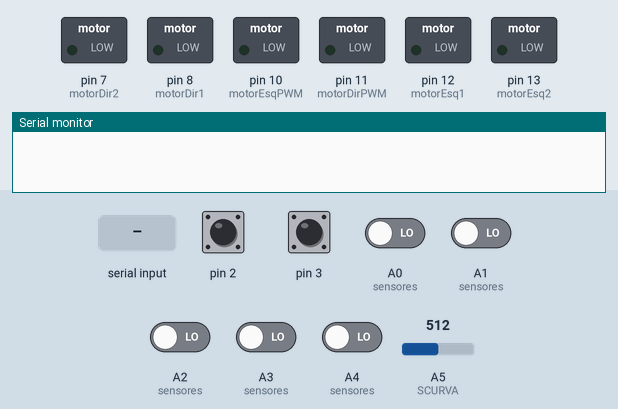
Recording of a sketch running on a simulated Arduino Uno, built with avr-gcc and run on an emulated ATmega328P. Parts: switched loads named in the sketch (green lamp = pin HIGH), the last lines printed to the serial monitor. The test bench sets the inputs (shaded band); at power-on: pin 2, pin 3 HIGH, A0 (sensores), A1 (sensores), A2 (sensores), A3 (sensores), A4 (sensores) LOW, A5 (SCURVA) = 512.

Above: at 1.5 s.
1.6 s: "start\n" received over the second serial link
At 3.0 s:
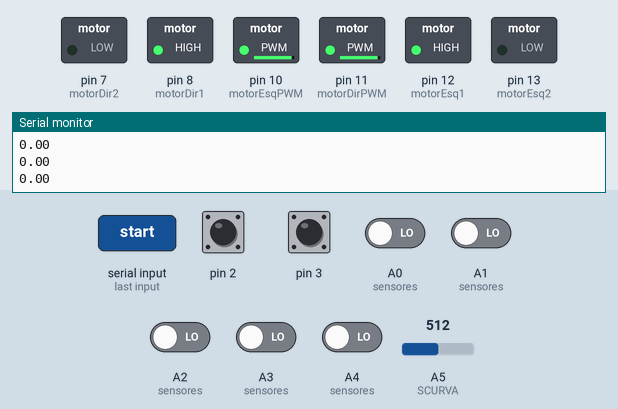
4.1 s: "stop\n" received over the second serial link
At 6.2 s:
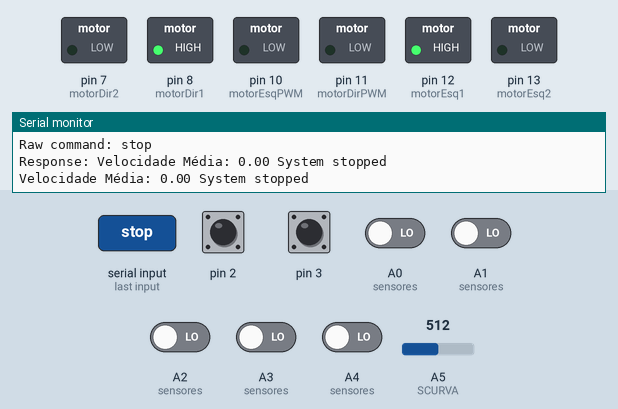
Timing chart, 0 to 7.7 s (numbered marks = the images above; inputs shaded):
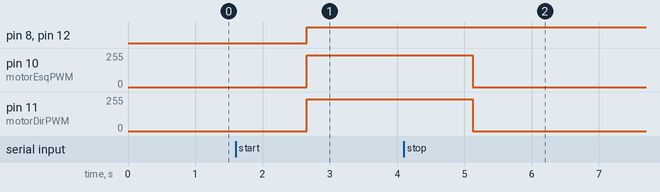

The sketch:

Servinho.ino
```cpp
// Inclusão das bibliotecas
//#include <MPU6050_tockn.h> // Giroscópio e Acelerômetro
//#include <Wire.h> // Necessária para o Giroscópio e Acelerômetro
#include <SoftwareSerial.h> // Para o módulo Bluetooth

#include "encoder.h"

// Declaração de objetos
//MPU6050 mpu6050(Wire);
SoftwareSerial BT(6, 9);

// Definição dos pinos dos motores
#define motorEsq1 12
#define motorEsq2 13
#define motorEsqPWM 10
#define motorDir1 8
#define motorDir2 7
#define motorDirPWM 11

// Definição dos pinos dos sensores
#define S1 A0
#define S2 A1
#define S3 A2
#define S4 A3
#define S5 A4
#define SCURVA A5

#define ADC_MAX 1023
#define THRESHOLD 50

// Variáveis para sensores e PID
#define SENSOR_COUNT (sizeof(sensores)/sizeof(*sensores))

int   sensores[]           = { S1, S2, S3, S4, S5}; // Vetor para sensores
float sensor_para_angulo[] = {-25, -13, 0, 13, 25};
bool  sensor_dig[SENSOR_COUNT] /*inicializado no loop*/;
bool  running = false;
int vel_base = 240;

bool last_signal = HIGH;
int  curve_number = 0;
const int stop_count = 22;
const unsigned long debounce_delay = 50;
unsigned long last_debounce_time   = 0;
bool show_vel = 0;
unsigned long tempo_antes = 0;
float soma_vel = 0;
float contM = 0;
float vel_media = 0;
float velM = 0;

// Programas principais
void setup() {
    Serial.begin(9600);
    BT.begin(9600);
    BT.println("Espere alguns segundos...");
    //Wire.begin();
    setup_encoder();

    for (int i = 0; i < 5; i++) {
        pinMode(sensores[i], INPUT);
    }
    pinMode(SCURVA, INPUT);

    pinMode(motorEsq1, OUTPUT);
    pinMode(motorEsq2, OUTPUT);
    pinMode(motorDir1, OUTPUT);
    pinMode(motorDir2, OUTPUT);
    pinMode(motorDirPWM, OUTPUT);
    pinMode(motorEsqPWM, OUTPUT);

    BT.println("### MENU ###");
    BT.println("'kp, ki ou kd' para mostrar valores atuais do PID");
    BT.println("'kp, Ki ou kd' seguido de um valor x altera valores.");
    BT.println(" 'start' para acionar os motores.");
    BT.println(" 'stop' para parar os motores.");
    BT.println(" 'line.read' indica quais sensores estão ativos naquele momento.");
    BT.println("SEGUIDOR PRONTO!");
}

bool debounce_count(bool novo, bool velho, unsigned long delay = debounce_delay) {
    if ((millis() - last_debounce_time) >= delay) return novo;
    else                                          return velho;
}
bool parar() { // fazer: dividir em duas funções: passou_por_marcador() e parar()
    int16_t analog = analogRead(SCURVA);
    bool    signal = debounce_count(analog > THRESHOLD, last_signal);  // no pino analógico: valores menores -> mais claro

    if (signal != last_signal) last_debounce_time = millis();

    if (last_signal && !signal) curve_number++;
    last_signal = signal;

    if (curve_number >= stop_count) return true;
    else                            return false;
}

void loop() {
    if (parar()) {
        BT.println("Parado");
        //mover(240,220);
        delay(400);
        stop();
    } else {
        //BT.println(curve_number);
    }

    unsigned long dt = (millis() - tempo_antes);
    if ((dt >= 100) && (show_vel)) {
        float left, right;
        get_wheel_speeds(dt, &left, &right);
        velM = ((left + right)/2 );
        soma_vel += velM;
        contM ++;
        BT.print("Vel: ");
        BT.print(velM);
        BT.println(" m/s");
        Serial.println((velM));

        tempo_antes = millis();
    }

    if (running) mover_motores();

    if (BT.available() > 0){
        String CMD = BT.readString(); // Read the command
        Serial.println("command: " + CMD);
        BT.println("command: " + CMD);
        String resposta = terminal(CMD.c_str());
        Serial.println(resposta);
        BT.println(resposta);
    }

}


// Leitura do Angulo e dos sensores ativos
float read_angle() {
    int qtd_sens_ativos = 0, soma = 0;
    for (size_t i = 0; i<SENSOR_COUNT; i++) {
        sensor_dig[i] = digitalRead(sensores[i]);
        if (sensor_dig[i]) {
            soma += sensor_para_angulo[i];
            qtd_sens_ativos++;
        }
    }

    return (float)soma/(float)(qtd_sens_ativos ? qtd_sens_ativos : 1);
}

// Controlador PID
class control_pid {
  public:
    double kp = 0;
    double ki = 0;
    double kd = 0;
    uint32_t last_ms = 0;
    float last_erro = 0;
    float P = 0;
    float I = 0;
    float D = 0;
    float I_MAX = 1000;

  public:
    void init() {
        I = 0;
    }
    float loop(float erro) {
        uint32_t ms = millis();
        uint32_t dt = ms - last_ms; dt = dt ? : 0;
        P = erro;
        D = 1000.0*( erro - last_erro )/(float)dt;
        I = constrain( I+0.001*erro*dt, -I_MAX, I_MAX );
        last_erro = erro;
        last_ms = ms;
        return kp*P + I*ki + kd*D;
    }
};

control_pid pid_ang;
control_pid pid_motor;


// Função para parar os motores
void stop() {
    mover(0, 0);
    running = false;
}

void start(){
    pid_ang.init();
    pid_motor.kp = 4.65;
    pid_motor.kd = 0.4;
    pid_motor.ki = 0.35;
    pid_motor.init();
    running = true;
}

//Terminal via Bluetooth
String terminal(const char *const cmd) {
    //Tratamento dos dados
    String input = String(cmd);
    input.trim();
    input.replace(',', '.');

    Serial.println("Raw command: " + input);

    int spaceIndex = input.indexOf(' ');
    String key;
    double x = 0;
    bool hasValue = (spaceIndex != -1);
    if (hasValue) {
        key = input.substring(0, spaceIndex);
        String valueStr = input.substring(spaceIndex + 1);
        x = valueStr.toDouble();
    } else {
        key = input;
    }

    String resposta = "";

    //Comandos
    if (key == "kp") {
        if (hasValue) {
            pid_ang.kp = x; // Se um valor de kp é dado
        }
        resposta = "KP: " + String(pid_ang.kp, 5) + "\n";
    } else if (key == "ki") {
        if (hasValue) {
            pid_ang.ki = x; // Se um valor de ki é dado
        }
        resposta = "KI: " + String(pid_ang.ki, 5) + "\n";
    } else if (key == "kd") {
        if (hasValue) {
            pid_ang.kd = x;
        }
        resposta = "KD: " + String(pid_ang.kd, 5) + "\n";
    } else if (key == "vel") {
    if (hasValue) {
        vel_base = x; }
        resposta = "Vel: " + String(vel_base) + "  (Max: 255 pwm)" + "\n";
    }else if (key == "show_vel") {
        show_vel = !show_vel;
    } else if (key == "start") {
        start();
        show_vel = 1;
        curve_number = 0;
        soma_vel = 0;
        contM = 0;
        resposta = "System started\n";
    } else if (key == "stop") {
        stop();
        show_vel = 0;
        vel_media = soma_vel/contM;
        resposta = "Velocidade Média: " + String(vel_media) + " System stopped\n";
    } else if (key == "line.read") {
        float angle = read_angle();
        resposta = "line: " + String(angle) + " Graus\n";
        resposta += str_array("", sensor_dig, SENSOR_COUNT) + "\n";
    } else if (key == "reset") {
        curve_number = 0;
    } else {
        resposta = "Unknown command: " + key + "\n";
    }
    Serial.println("Response: " + resposta);
    return resposta;
}

template<typename T> String str_array(const char *nome, T* arr, size_t sz){
    String str = String(nome) + " = [ ";
    for (size_t i=0; i<sz-1; i++) str += (String(arr[i]) + " ");
    str += String(arr[sz-1]) + " ]";
    return str;
}

template<typename T> void print_array(String prefix, T* arr, size_t sz){
    Serial.print(prefix);
    Serial.print("[");
    for (size_t i=0; i<sz-1; i++){
        Serial.print(arr[i]);
    }
    Serial.print(arr[sz-1]);
    Serial.print("]\n");
}

// Função para controlar os motores
void mover_motores() {
    float rot = 0;
    float vel = 0.3;
    float angle = read_angle();
    float erro  = 0 - angle;
    float erroVel = vel - velM;
    float dif   = pid_ang.loop(erro);
    float difVel = pid_motor.loop(erroVel);

    /*
    float wl = vel/r + (rot*l)/r;
    float wr = vel/r - (rot*l)/r;
    */

    int velocidade_esq = (vel_base - erroVel) - dif;
    int velocidade_dir = (vel_base + erroVel) + dif;


    // Constranger as velocidades para não ultrapassar os limites
    velocidade_esq = constrain(velocidade_esq, -255, 255);
    velocidade_dir = constrain(velocidade_dir, -255, 255);
    mover(velocidade_esq, velocidade_dir);

    delay(10);

    //BT.println(velocidade_esq);

}

void mover(int16_t vel_esq, int16_t vel_dir) {
    motor3pin(motorEsq1, motorEsq2, motorEsqPWM, vel_esq);
    motor3pin(motorDir1, motorDir2, motorDirPWM, vel_dir);
}

void motor(uint8_t p1, uint8_t p2, int16_t vel) {
    if (vel < 0) {
        analogWrite(p1, 0);
        analogWrite(p2, vel);
    } else {
        analogWrite(p1, abs(vel));
        analogWrite(p2, 0);
    }
}

void motor3pin(uint8_t p1, uint8_t p2, uint8_t pwm, int16_t vel) {
    if (vel < 0) {
        digitalWrite(p1, LOW);
        digitalWrite(p2, HIGH);

        analogWrite(pwm, vel);
    } else {
        digitalWrite(p1, HIGH);
        digitalWrite(p2, LOW);

        analogWrite(pwm, abs(vel));
    }

}
```

encoder.h
```cpp
// encoder.h - Complete single-file solution for Arduino IDE
#ifndef ENCODER_H
#define ENCODER_H

#include <Arduino.h>

// ================= CONFIGURATION =================
#define PPR 12             // Pulses per revolution (6 teeth × 2 edges)
#define WHEEL_DIAMETER_MM 50  // Wheel diameter in millimeters
#define WHEEL_CIRCUM_MM (WHEEL_DIAMETER_MM * PI)
#define DEBOUNCE_US 200        // 50μs debounce window

// ================= ENCODER STATE =================
typedef struct {
  volatile long count;
  volatile bool dir;
  volatile uint32_t last_time;
  uint8_t pinA, pinB;
} Encoder;

Encoder left = {0, true, 0, 2, 4};
Encoder right = {0, true, 0, 3, 5};

// ================= FORWARD DECLARATIONS =================
void encoder_isr(Encoder* e);
void left_isr();
void right_isr();

// ================= INTERRUPT SERVICE ROUTINES =================
void left_isr() { encoder_isr(&left); }
void right_isr() { encoder_isr(&right); }

void encoder_isr(Encoder* e) {
  uint32_t now = micros();
  if (now - e->last_time < DEBOUNCE_US) return;

  uint8_t new_state = (digitalRead(e->pinB) << 1) | digitalRead(e->pinA);
  static uint8_t old_state[2] = {0,0}; // Separate for each encoder

  if (new_state != old_state[e == &right]) {
    if (old_state[e == &right] == 0) {
      // Standard decoding for left, reversed for right
      if (new_state == 2) e->dir = (e == &left);
      if (new_state == 1) e->dir = !(e == &left);
    }
    e->count += e->dir ? 1 : -1;
    old_state[e == &right] = new_state;
  }
  e->last_time = now;
}

// ================= PUBLIC FUNCTIONS =================
void setup_encoder() {
  // Left encoder (pins 2,3)
  pinMode(left.pinA, INPUT_PULLUP);
  pinMode(left.pinB, INPUT_PULLUP);
  attachInterrupt(digitalPinToInterrupt(left.pinA), left_isr, CHANGE);

  // Right encoder (pins 18,19)
  pinMode(right.pinA, INPUT_PULLUP);
  pinMode(right.pinB, INPUT_PULLUP);
  attachInterrupt(digitalPinToInterrupt(right.pinA), right_isr, CHANGE);
}

void get_wheel_speeds(unsigned long dt_ms, float* left_speed, float* right_speed) {
  if (dt_ms == 0) {
    *left_speed = *right_speed = 0;
    return;
  }

  // Atomic read and reset of counters
  noInterrupts();
  long left_counts = left.count; left.count = 0;
  long right_counts = right.count; right.count = 0;
  interrupts();

  // Calculate speeds in m/s
  *left_speed = ((float)left_counts / PPR) * (WHEEL_CIRCUM_MM / dt_ms);
  *right_speed = ((float)right_counts / PPR) * (WHEEL_CIRCUM_MM / dt_ms);

}

#endif


/*
const int PINO_CH2 = 2;
const int PINO_CH1 = 3;
const int PINO_CH3 = 19;
const int PINO_CH4 = 18;

int estado,  ultimo_estado;
int estado2, ultimo_estado2;
bool sentido;
bool sentido2;
float vel_e;
float vel_d;

unsigned long contador1;
unsigned long contador2;
unsigned long contador3;
unsigned long contador4;
const int NUMERO_CONTADORES = 2;
const int NUMERO_LEITURAS   = 4;
const int NUMERO_DENTES     = 6;

const double diam = 50;
const double circ = diam*PI;

template <unsigned long& contador>
void conta_pulso1(){

    static unsigned long last_time = 0;
    unsigned long now = micro();
    if (now - last_time >= 500) {
        contador++;
        last_time = now;
    }

}

template <int PINO_CH1, int PINO_CH2,
          unsigned long& contador, int& ultimo_estado, bool& sentido>
void conta_pulso2(void){
  contador++;

  //Verifica o sentido de rotacao do motor
  bool estado = digitalRead(PINO_CH2);
  if (ultimo_estado == LOW && estado == HIGH) {
    sentido = digitalRead(PINO_CH1);
  }
  ultimo_estado = estado;
}


void setup_encoder() {
  //Configuracao dos pinos conectados aos canais do encoder como entrada
  pinMode(PINO_CH2, INPUT);
  pinMode(PINO_CH1, INPUT);
  pinMode(PINO_CH4, INPUT);
  pinMode(PINO_CH3, INPUT);

  //Inicializa as interrupcoes com os pinos configurados para chamar as funcoes
  attachInterrupt(digitalPinToInterrupt(PINO_CH1), conta_pulso1<contador1>, CHANGE);
  attachInterrupt(digitalPinToInterrupt(PINO_CH2), conta_pulso2<PINO_CH1, PINO_CH2, contador2, ultimo_estado,  sentido>, CHANGE);
  attachInterrupt(digitalPinToInterrupt(PINO_CH3), conta_pulso1<contador3>, CHANGE);
  attachInterrupt(digitalPinToInterrupt(PINO_CH4), conta_pulso2<PINO_CH3, PINO_CH4, contador4, ultimo_estado2, sentido2>, CHANGE);
}

float vel_atual(unsigned long dt, unsigned long* contador1, unsigned long* contador2, bool sentido) {
    //Calcula a velocidade e exibe no monitor
    unsigned long media = (*contador1 + *contador2);
    float pct = (float)media / (float)(NUMERO_DENTES*NUMERO_LEITURAS); //Calcula a % de um giro completo de acordo com o numero de dentes do disco
    float frequencia = pct/(dt/ 1000.0f); // r/ms
    float velocidade = (frequencia * circ)/1000.0f; // mm/ms = m/s

    //Zera os contadores e reinicia a contagem de tempo.
    *contador1 = 0;
    *contador2 = 0;
    return sentido ? velocidade : -velocidade;
}
*/


/*
// encoder.h - Uno-compatible (x2 decoding on channel A)

#ifndef ENCODER_H
#define ENCODER_H

#include <Arduino.h>

// ================= CONFIGURATION =================
// For 6 teeth and x2 decoding (edges only on channel A), you get 12 counts/rev.
#define PPR 12

#define WHEEL_DIAMETER_MM 50
#define WHEEL_CIRCUM_MM (WHEEL_DIAMETER_MM * PI)

// Debounce window for ISR (microseconds)
#define DEBOUNCE_US 200

// ================= ENCODER STATE =================
typedef struct {
  volatile long count;
  volatile bool dir;
  volatile uint32_t last_time;
  uint8_t pinA, pinB;
} Encoder;

// On Uno, only pins 2 and 3 have external interrupts.
// Route each encoder's channel A to 2 and 3 respectively.
Encoder left  = {0, true, 0, 2, 4}; // A=2 (INT0),  B=4 (any digital)
Encoder right = {0, true, 0, 3, 5}; // A=3 (INT1),  B=5 (any digital)

// ================= FORWARD DECLARATIONS =================
void encoder_isr(Encoder* e);
void left_isr();
void right_isr();

// ================= INTERRUPT SERVICE ROUTINES =================
void left_isr()  { encoder_isr(&left); }
void right_isr() { encoder_isr(&right); }

// Simple x2 decoding: trigger on channel A, read channel B for direction
void encoder_isr(Encoder* e) {
  uint32_t now = micros();
  if ((uint32_t)(now - e->last_time) < DEBOUNCE_US) return;

  // Direction: if A changed, B state determines direction
  bool a = digitalRead(e->pinA);
  bool b = digitalRead(e->pinB);

  // For quadrature: when A changes, dir = (A XOR B)
  // Choose polarity so that forward is positive for left and right as needed.
  bool dir = (a ^ b);

  // If your wiring causes reversed sign on one wheel, invert here:
  // Example: make left positive when dir==true, right positive when dir==true.
  e->dir = dir;

  e->count += e->dir ? 1 : -1;
  e->last_time = now;
}

// ================= PUBLIC FUNCTIONS =================
void setup_encoder() {
  // Left encoder
  pinMode(left.pinA, INPUT_PULLUP);
  pinMode(left.pinB, INPUT_PULLUP);
  attachInterrupt(digitalPinToInterrupt(left.pinA), left_isr, CHANGE);

  // Right encoder
  pinMode(right.pinA, INPUT_PULLUP);
  pinMode(right.pinB, INPUT_PULLUP);
  attachInterrupt(digitalPinToInterrupt(right.pinA), right_isr, CHANGE);
}

// dt_ms: elapsed time since last call in milliseconds
// Outputs: speeds in m/s (mm/ms numerically equals m/s)
void get_wheel_speeds(unsigned long dt_ms, float* left_speed, float* right_speed) {
  if (dt_ms == 0) { *left_speed = *right_speed = 0; return; }

  // Atomic read and reset of counters
  noInterrupts();
  long left_counts  = left.count;  left.count  = 0;
  long right_counts = right.count; right.count = 0;
  interrupts();

  // counts -> revolutions -> distance per dt
  // Using mm and ms: mm/ms == m/s numerically
  *left_speed  = ((float)left_counts  / PPR) * (WHEEL_CIRCUM_MM / dt_ms);
  *right_speed = ((float)right_counts / PPR) * (WHEEL_CIRCUM_MM / dt_ms);
}

#endif
*/
```

Measured:
- after the input at 1.6 s, pin 8 (motorDir1), pin 12 (motorEsq1): LOW → HIGH after 1.1 s; pin 10 (motorEsqPWM): 0/255 → 239/255 after 1.1 s; pin 11 (motorDirPWM): 0/255 → 240/255 after 1.1 s
- after the input at 4.1 s, pin 10 (motorEsqPWM): 239/255 → 0/255 after 1.0 s; pin 11 (motorDirPWM): 240/255 → 0/255 after 1.0 s
